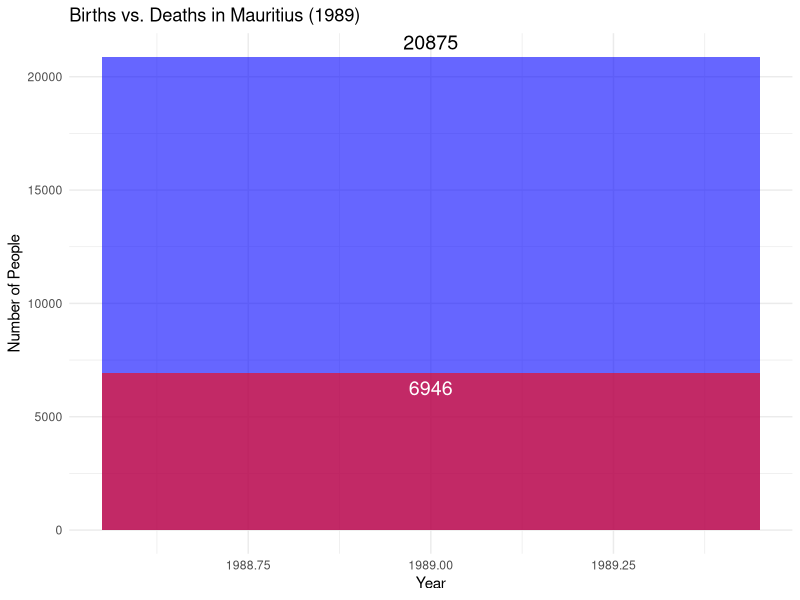
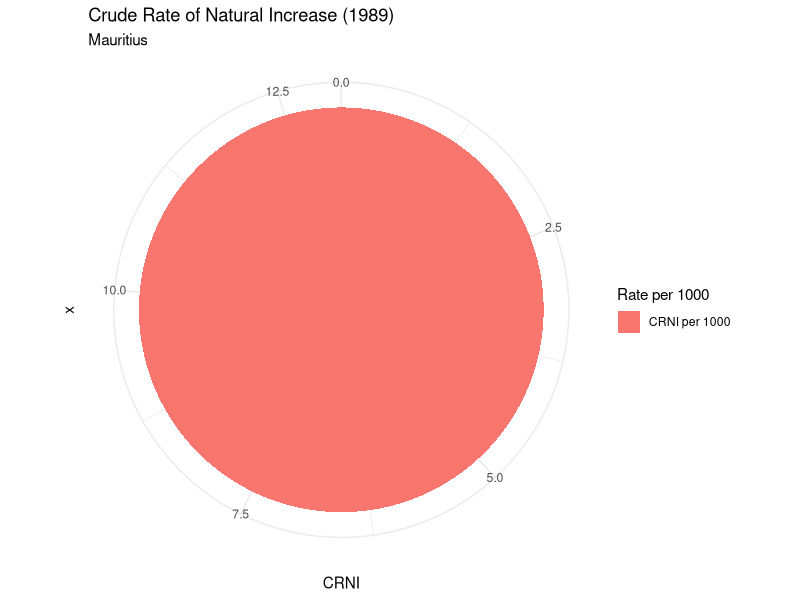
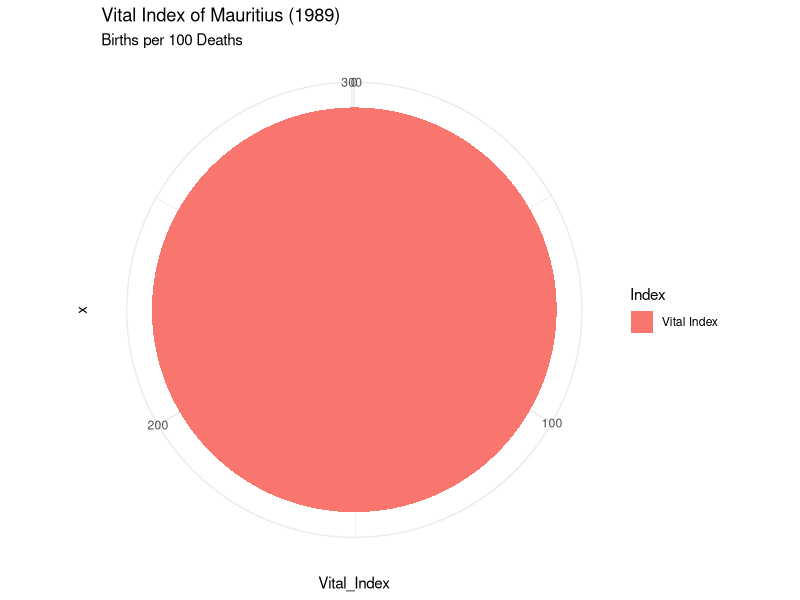

The R script that drew these images, in order:
## ---- chunk 1
library(tidyverse)
## ---- chunk 2
mauritius_data <- tibble(
  Year = 1989,
  Births = 20875,
  Deaths = 6946,
  Population = 1064000,
  Natural_Increase = 20875 - 6946, # NI Calculation
  CRNI = ((20875 - 6946) / 1064000) * 1000, # CRNI Calculation
  Vital_Index = (20875 / 6946) * 100 # VI Calculation
)

# Display the tibble table
mauritius_data

## ---- chunk 3
ggplot(mauritius_data, aes(x = Year)) +
  geom_col(aes(y = Births), fill = "blue", alpha = 0.6) +
  geom_col(aes(y = Deaths), fill = "red", alpha = 0.6) +
  geom_text(aes(y = Births, label = Births), vjust = -0.5, size = 5) +
  geom_text(aes(y = Deaths, label = Deaths), vjust = 1.5, size = 5, color = "white") +
  labs(title = "Births vs. Deaths in Mauritius (1989)",
       x = "Year",
       y = "Number of People",
       fill = "Legend") +
  theme_minimal()
## ---- chunk 4
ggplot(mauritius_data, aes(x = "", y = CRNI, fill = "CRNI per 1000")) +
  geom_bar(stat = "identity", width = 0.5) +
  coord_polar("y", start = 0) +
  labs(title = "Crude Rate of Natural Increase (1989)",
       subtitle = "Mauritius",
       fill = "Rate per 1000") +
  theme_minimal()
## ---- chunk 5
ggplot(mauritius_data, aes(x = "", y = Vital_Index, fill = "Vital Index")) +
  geom_bar(stat = "identity", width = 0.5) +
  coord_polar("y", start = 0) +
  labs(title = "Vital Index of Mauritius (1989)",
       subtitle = "Births per 100 Deaths",
       fill = "Index") +
  theme_minimal()
